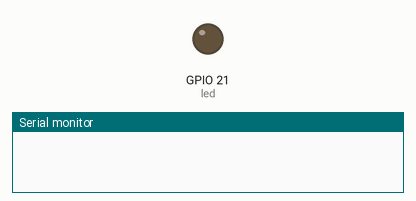
Recording of a sketch running on a simulated ESP32. On the bench: output pins drawn as LEDs (lit = HIGH), the last lines printed to the serial monitor. The modem accepts every AT command (registered, SIM ready, sends succeed) and sends nothing else. At 11.0 s the program puts the board to deep sleep or switches it off; the recording ends there.

Above: at 0.0 s.
At 5.1 s:
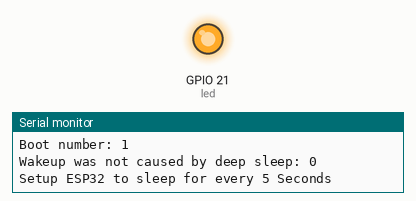
Timing chart, 0 to 7.5 s (numbered marks = the images above):
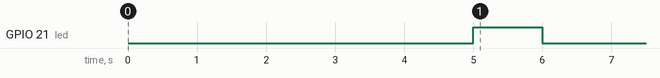

The sketch:

LoRa_DeepSleep.ino
```cpp
#define uS_TO_S_FACTOR 1000000
#define TIME_TO_SLEEP 5
String lora_band = "915000000"; //Banda de frecuencia (Hz)
String lora_networkid = "18";   //Identificación de la red Lora
String lora_address = "1";      //Dirección del módulo
String lora_RX_address = "2";   //Dirección del módulo receptor

RTC_DATA_ATTR int bootCount = 0;
int led = 21;

void print_wakeup_reason(){
  esp_sleep_wakeup_cause_t wakeup_reason;

  wakeup_reason = esp_sleep_get_wakeup_cause();

  switch(wakeup_reason)
  {
    case ESP_SLEEP_WAKEUP_EXT0 : Serial.println("Wakeup caused by external signal using RTC_IO"); break;
    case ESP_SLEEP_WAKEUP_EXT1 : Serial.println("Wakeup caused by external signal using RTC_CNTL"); break;
    case ESP_SLEEP_WAKEUP_TIMER : Serial.println("Wakeup caused by timer"); break;
    case ESP_SLEEP_WAKEUP_TOUCHPAD : Serial.println("Wakeup caused by touchpad"); break;
    case ESP_SLEEP_WAKEUP_ULP : Serial.println("Wakeup caused by ULP program"); break;
    default : Serial.printf("Wakeup was not caused by deep sleep: %d\n",wakeup_reason); break;
  }
}


void setup(){

  Serial2.begin(115200,SERIAL_8N1, 16,17);
  pinMode(led,OUTPUT);

  delay(1500);
  Serial2.println("AT+BAND=" + lora_band);
  delay(500);
  Serial2.println("AT+ADDRESS=" + lora_address);
  delay(500);
  Serial2.println("AT+NETWORKID=" + lora_networkid);
  delay(1500);

  Serial.begin(115200);
  delay(1000);

  ++bootCount;
  Serial.println("Boot number: " + String(bootCount));
  print_wakeup_reason();

  esp_sleep_enable_timer_wakeup(TIME_TO_SLEEP * uS_TO_S_FACTOR);
  Serial.println(
     "Setup ESP32 to sleep for every " + String(TIME_TO_SLEEP)
     + " Seconds"
    );
  digitalWrite(led, HIGH);
   Serial2.println("AT+SEND="+ lora_RX_address +",2,ON");
   delay(1000);
  digitalWrite(led, LOW);
  delay(5000);
    Serial.println("Going to sleep now");
    Serial.flush();
    esp_deep_sleep_start();
    Serial.println("This will never be prnted");
}

void loop()
{
//  delay(100);
//  digitalWrite(led, HIGH);
//   Serial2.println("AT+SEND="+ lora_RX_address +",2,ON");
//   delay(1000);
//  digitalWrite(led, LOW);
//  delay(1000);
//  if(digitalRead(pulsador) == LOW){
//    digitalWrite(led, HIGH);
//    Serial2.println("AT+SEND="+ lora_RX_address +",2,ON");
//  }else{
//     digitalWrite(led, LOW);
//  }
}
```

Measured:
- by itself, GPIO 21 (led): LOW → HIGH at 5.0 s, → LOW 1.0 s later
